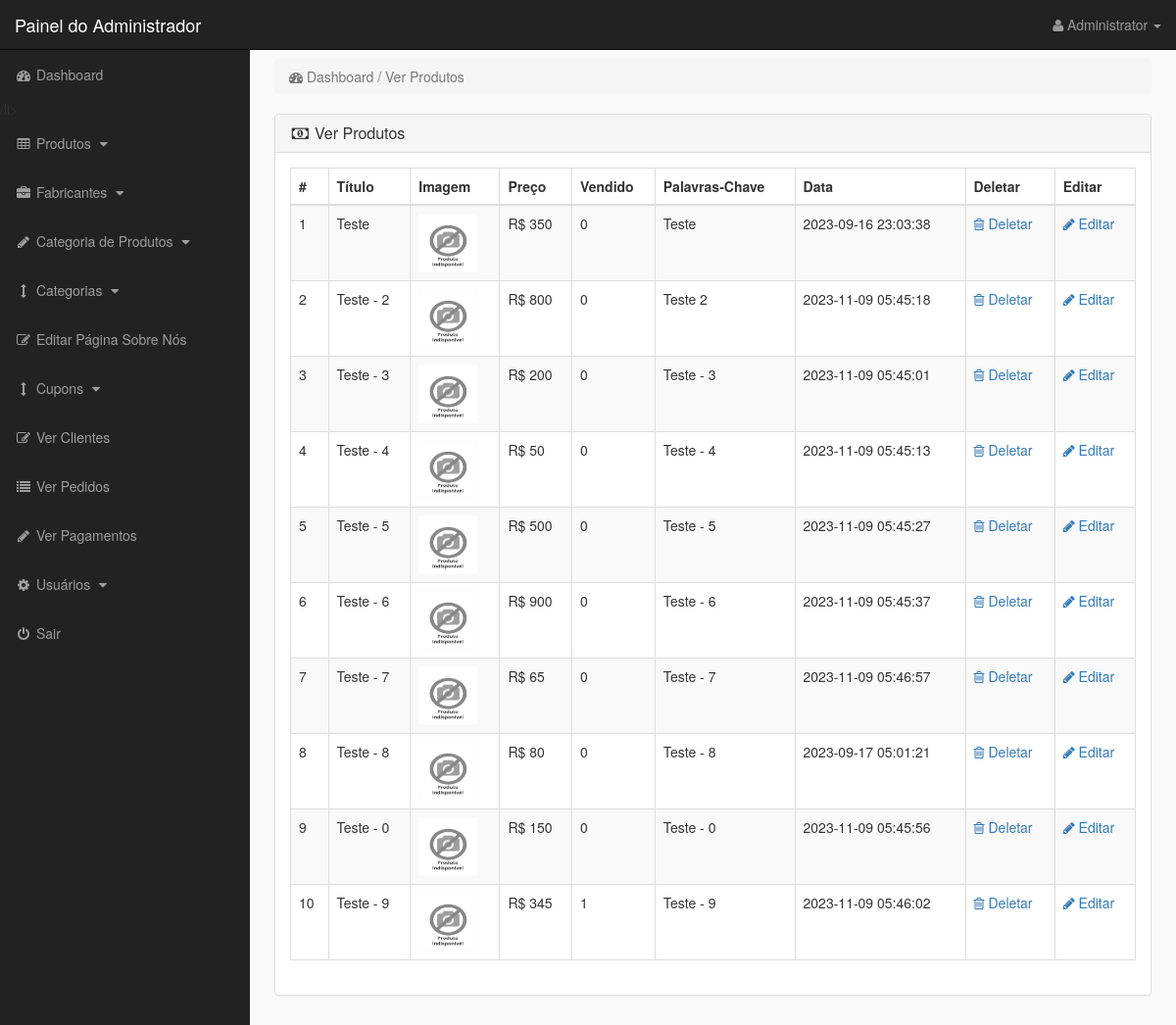
/admin_area/index.php?view_products (signed in), run on the app's committed database.
### tables this page shows
CREATE TABLE `products` (
  `product_id` int(10) NOT NULL,
  `p_cat_id` int(10) NOT NULL,
  `cat_id` int(10) NOT NULL,
  `manufacturer_id` int(10) NOT NULL,
  `date` timestamp NOT NULL DEFAULT current_timestamp() ON UPDATE current_timestamp(),
  `product_title` text NOT NULL,
  `product_url` text NOT NULL,
  `product_img1` text NOT NULL,
  `product_img2` text NOT NULL,
  `product_img3` text NOT NULL,
  `product_price` int(10) NOT NULL,
  `product_psp_price` int(100) NOT NULL,
  `product_desc` text NOT NULL,
  `product_features` text NOT NULL,
  `product_video` text NOT NULL,
  `product_keywords` text NOT NULL,
  `product_label` text NOT NULL,
  `status` varchar(255) NOT NULL
);

### admin_area/view_products.php (the view)
<?php
if (!isset($_SESSION['admin_email'])) {
    echo "<script>window.open('login.php','_self')</script>";
} else {
    ?>
    <div class="row">
        <div class="col-lg-12">
            <ol class="breadcrumb">
                <li class="active">
                    <i class="fa fa-dashboard"></i> Dashboard / Ver Produtos
                </li>
            </ol>
        </div>
    </div>
    <div class="row">
        <div class="col-lg-12">
            <div class="panel panel-default">
                <div class="panel-heading">
                    <h3 class="panel-title">
                        <i class="fa fa-money fa-fw"></i> Ver Produtos
                    </h3>
                </div>
                <div class="panel-body">
                    <div class="table-responsive">
                        <table class="table table-bordered table-hover table-striped">
                            <thead>
                                <tr>
                                    <th>#</th>
                                    <th>Título</th>
                                    <th>Imagem</th>
                                    <th>Preço</th>
                                    <th>Vendido</th>
                                    <th>Palavras-Chave</th>
                                    <th>Data</th>
                                    <th>Deletar</th>
                                    <th>Editar</th>
                                </tr>
                            </thead>
                            <tbody>
                                <?php
                                $i = 0;
                                $get_pro = "select * from products where status='product'";
                                $run_pro = mysqli_query($con, $get_pro);
                                while ($row_pro = mysqli_fetch_array($run_pro)) {
                                    $pro_id = $row_pro['product_id'];
                                    $pro_title = $row_pro['product_title'];
                                    $pro_image = $row_pro['product_img1'];
                                    $pro_price = $row_pro['product_price'];
                                    $pro_keywords = $row_pro['product_keywords'];
                                    $pro_date = $row_pro['date'];
                                    $i++;
                                    ?>
                                    <tr>
                                        <td>
                                            <?php echo $i; ?>
                                        </td>
                                        <td>
                                            <?php echo $pro_title; ?>
                                        </td>
                                        <td><img src="product_images/<?php echo $pro_image; ?>" width="60" height="60"></td>
                                        <td>R$
                                            <?php echo $pro_price; ?>
                                        </td>
                                        <td>
                                            <?php
                                            $get_sold = "select * from pending_orders where product_id='$pro_id'";
                                            $run_sold = mysqli_query($con, $get_sold);
                                            $count = mysqli_num_rows($run_sold);
                                            echo $count;
                                            ?>
                                        </td>
                                        <td>
                                            <?php echo $pro_keywords; ?>
                                        </td>
                                        <td>
                                            <?php echo $pro_date; ?>
                                        </td>
                                        <td>
                                            <a href="index.php?delete_product=<?php echo $pro_id; ?>">
                                                <i class="fa fa-trash-o"> </i> Deletar
                                            </a>
                                        </td>
                                        <td>
                                            <a href="index.php?edit_product=<?php echo $pro_id; ?>">
                                                <i class="fa fa-pencil"> </i> Editar
                                            </a>
                                        </td>
                                    </tr>
                                <?php } ?>
                            </tbody>
                        </table>
                    </div>
                </div>
            </div>
        </div>
    </div>
<?php } ?>

### admin_area/includes/sidebar.php (shortened to what this page needs)
<?php
if (!isset($_SESSION['admin_email'])) {
    echo "<script>window.open('login.php','_self')</script>";
} else {
    ?>
    <nav class="navbar navbar-inverse navbar-fixed-top">
        <div class="navbar-header">
            <a class="navbar-brand" href="index.php?dashboard">Painel do Administrador</a>
        </div>
        <ul class="nav navbar-right top-nav">
            <li class="dropdown">
                <a href="#" class="dropdown-toggle" data-toggle="dropdown">
                    <i class="fa fa-user"></i>
                    <?php echo $admin_name; ?> <b class="caret"></b>
                </a>
            </li>
        </ul>
        <div class="collapse navbar-collapse navbar-ex1-collapse">
            <ul class="nav navbar-nav side-nav">
                <li>
                    <a href="index.php?dashboard">
                        <i class="fa fa-fw fa-dashboard"></i> Dashboard
                    </a>
                <li>
                    <a href="#" data-toggle="collapse" data-target="#products">
                        <i class="fa fa-fw fa-table"></i> Produtos
                        <i class="fa fa-fw fa-caret-down"></i>
                    </a>
                </li>
                <li>
                    <a href="#" data-toggle="collapse" data-target="#manufacturers">
                        <i class="fa fa-fw fa-briefcase"></i> Fabricantes
                        <i class="fa fa-fw fa-caret-down"></i>
                    </a>
                </li>
                <li>
                    <a href="#" data-toggle="collapse" data-target="#p_cat">
                        <i class="fa fa-fw fa-pencil"></i> Categoria de Produtos
                        <i class="fa fa-fw fa-caret-down"></i>
                    </a>
                </li>
                <li>
                    <a href="#" data-toggle="collapse" data-target="#cat">
                        <i class="fa fa-fw fa-arrows-v"></i> Categorias
                        <i class="fa fa-fw fa-caret-down"></i>
                    </a>
                </li>
                <li>
                    <a href="index.php?edit_about_us">
                        <i class="fa fa-fw fa-edit"></i> Editar Página Sobre Nós
                    </a>
                </li>
                <li>
                    <a href="#" data-toggle="collapse" data-target="#coupons">
                        <i class="fa fa-fw fa-arrows-v"></i> Cupons
                        <i class="fa fa-fw fa-caret-down"></i>
                    </a>
                </li>
                <li>
                    <a href="index.php?view_customers">
                        <i class="fa fa-fw fa-edit"></i> Ver Clientes
                    </a>
                </li>
                <li>
                    <a href="index.php?view_orders">
                        <i class="fa fa-fw fa-list"></i> Ver Pedidos
                    </a>
                </li>
                <li>
                    <a href="index.php?view_payments">
                        <i class="fa fa-fw fa-pencil"></i> Ver Pagamentos
                    </a>
                </li>
                <li>
                    <a href="#" data-toggle="collapse" data-target="#users">
                        <i class="fa fa-fw fa-gear"></i> Usuários
                        <i class="fa fa-fw fa-caret-down"></i>
                    </a>
                </li>
                <li>
                    <a href="logout.php">
                        <i class="fa fa-fw fa-power-off"></i> Sair
                    </a>
                    </li>
</ul>
</div>
</nav>
<?php } ?>

### admin_area/css/style.css (style rules this page uses)
body { margin-top:100px; }
@media (min-width: 768px) { body { margin-top:50px; } }
.top-nav { padding:0 15px; }
.top-nav>li { display:inline-block; float:left; }
.top-nav>li>a { padding-top:15px; padding-bottom:15px; line-height:20px; color:#999; }
@media (min-width: 768px) { .side-nav { position:fixed; top:51px; width:255px; border-radius:0; overflow-y:auto; background-color: #222; bottom:0; overflow-x:hidden; padding-bottom:40px; } }
@media (min-width: 768px) { .side-nav>li>a { width:255px; } }
.panel-body { border-radius:5px; }

### data on the page
products: product_title "Teste", product_img1 (picture), product_price "350", count "0", product_keywords "Teste", date "2023-09-16 23:03:38"
products: product_title "Teste - 2", product_img1 (picture), product_price "800", count "0", product_keywords "Teste 2", date "2023-11-09 05:45:18"
products: product_title "Teste - 3", product_img1 (picture), product_price "200", count "0", product_keywords "Teste - 3", date "2023-11-09 05:45:01"
products: product_title "Teste - 4", product_img1 (picture), product_price "50", count "0", product_keywords "Teste - 4", date "2023-11-09 05:45:13"
products: product_title "Teste - 5", product_img1 (picture), product_price "500", count "0", product_keywords "Teste - 5", date "2023-11-09 05:45:27"
products: product_title "Teste - 6", product_img1 (picture), product_price "900", count "0", product_keywords "Teste - 6", date "2023-11-09 05:45:37"
products: product_title "Teste - 7", product_img1 (picture), product_price "65", count "0", product_keywords "Teste - 7", date "2023-11-09 05:46:57"
products: product_title "Teste - 8", product_img1 (picture), product_price "80", count "0", product_keywords "Teste - 8", date "2023-09-17 05:01:21"
products: product_title "Teste - 0", product_img1 (picture), product_price "150", count "0", product_keywords "Teste - 0", date "2023-11-09 05:45:56"
products: product_title "Teste - 9", product_img1 (picture), product_price "345", count "1", product_keywords "Teste - 9", date "2023-11-09 05:46:02"

### other printed values
$admin_name "Administrator"
